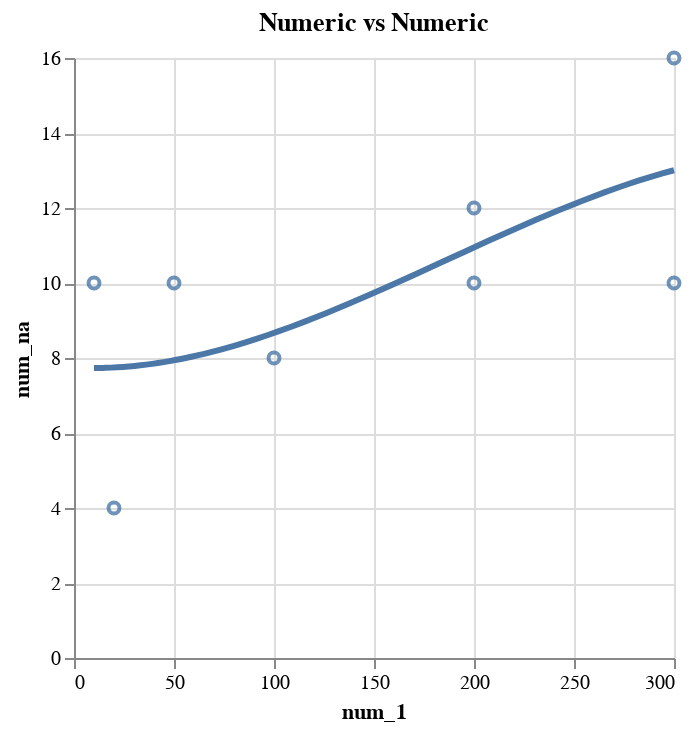

The cell this chart's notebook holds for it:
### Markdown cell above
## Num_dist_scatter
This function creates a scatter plot given two numerical features. Plot can provide regression trendline as linear, polynomial, or loess.

### Code cell
num_dist_scatter('num_1', 'num_na', test_data, title='Numeric vs Numeric', stat=True, trend = 'poly')

### Figure 1 — Vega-Lite specification as saved in the notebook (floating-point values rounded to 4 significant figures)
{"config": {"view": {"continuousWidth": 400, "continuousHeight": 300}}, "layer": [{"mark": {"type": "point", "opacity": 0.8}, "encoding": {"x": {"field": "num_1", "title": "num_1", "type": "quantitative"}, "y": {"field": "num_na", "title": "num_na", "type": "quantitative"}}, "height": 300, "title": "Numeric vs Numeric", "width": 300}, {"mark": {"type": "line", "size": 3}, "encoding": {"x": {"field": "num_1", "title": "num_1", "type": "quantitative"}, "y": {"field": "num_na", "title": "num_na", "type": "quantitative"}}, "height": 300, "title": "Numeric vs Numeric", "transform": [{"on": "num_1", "regression": "num_na", "method": "poly"}], "width": 300}], "data": {"name": "data-b04fac7fb9b5ad4eecf1bc86ceb3f455"}, "$schema": "https://vega.github.io/schema/vega-lite/v4.17.0.json", "datasets": {"data-b04fac7fb9b5ad4eecf1bc86ceb3f455": [{"cat_1": 1, "cat_2": "one", "num_1": 10, "num_2": 1, "num_na": 10.0}, {"cat_1": 1, "cat_2": "one", "num_1": 20, "num_2": 2, "num_na": 4.0}, {"cat_1": 2, "cat_2": "two", "num_1": 50, "num_2": 3, "num_na": 10.0}, {"cat_1": 2, "cat_2": "two", "num_1": 100, "num_2": 4, "num_na": 8.0}, {"cat_1": 3, "cat_2": "three", "num_1": 200, "num_2": 5, "num_na": 10.0}, {"cat_1": 3, "cat_2": "three", "num_1": 200, "num_2": 6, "num_na": 12.0}, {"cat_1": 4, "cat_2": "four", "num_1": 300, "num_2": 7, "num_na": 10.0}, {"cat_1": 4, "cat_2": "four", "num_1": 300, "num_2": 8, "num_na": 16.0}]}}
